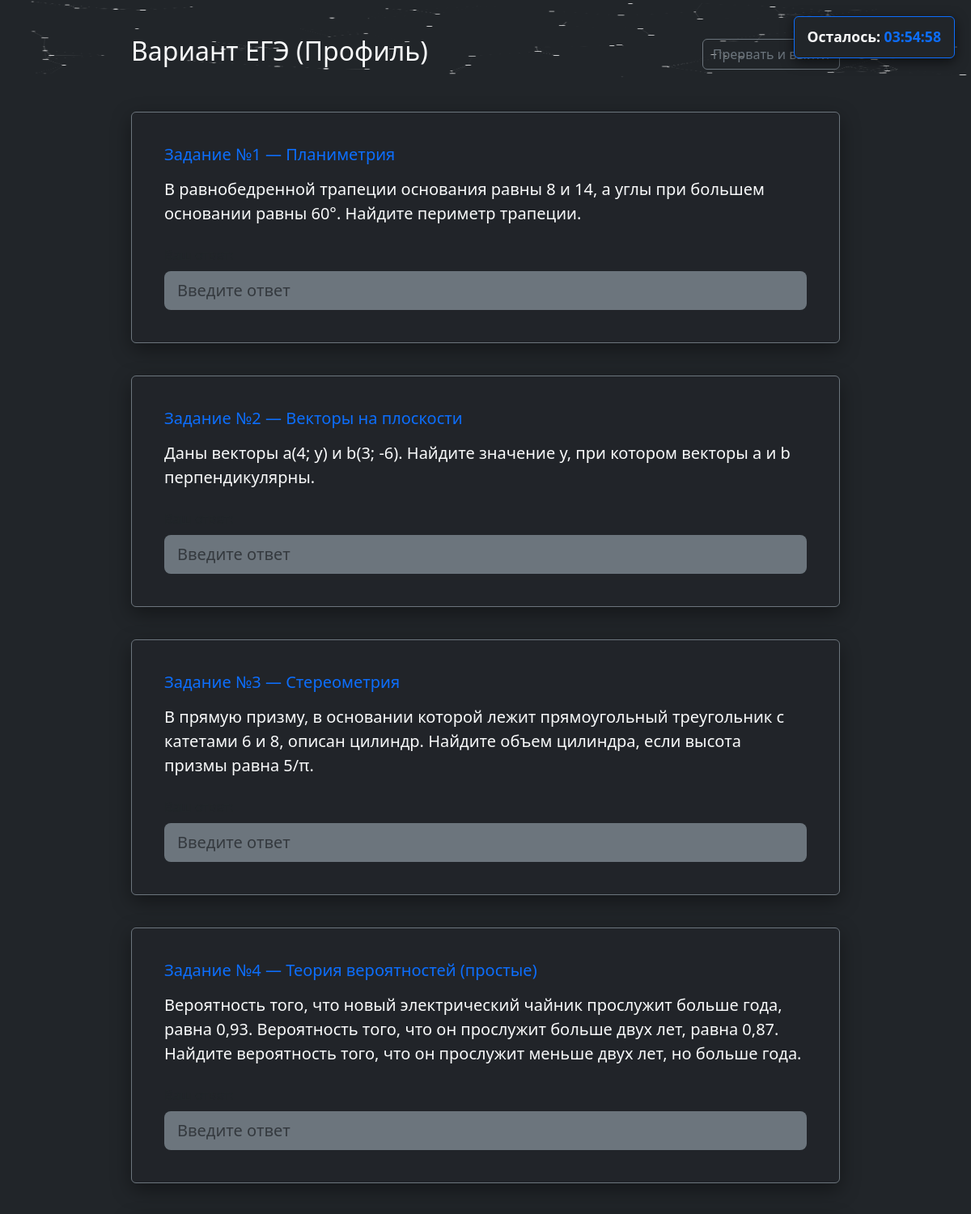
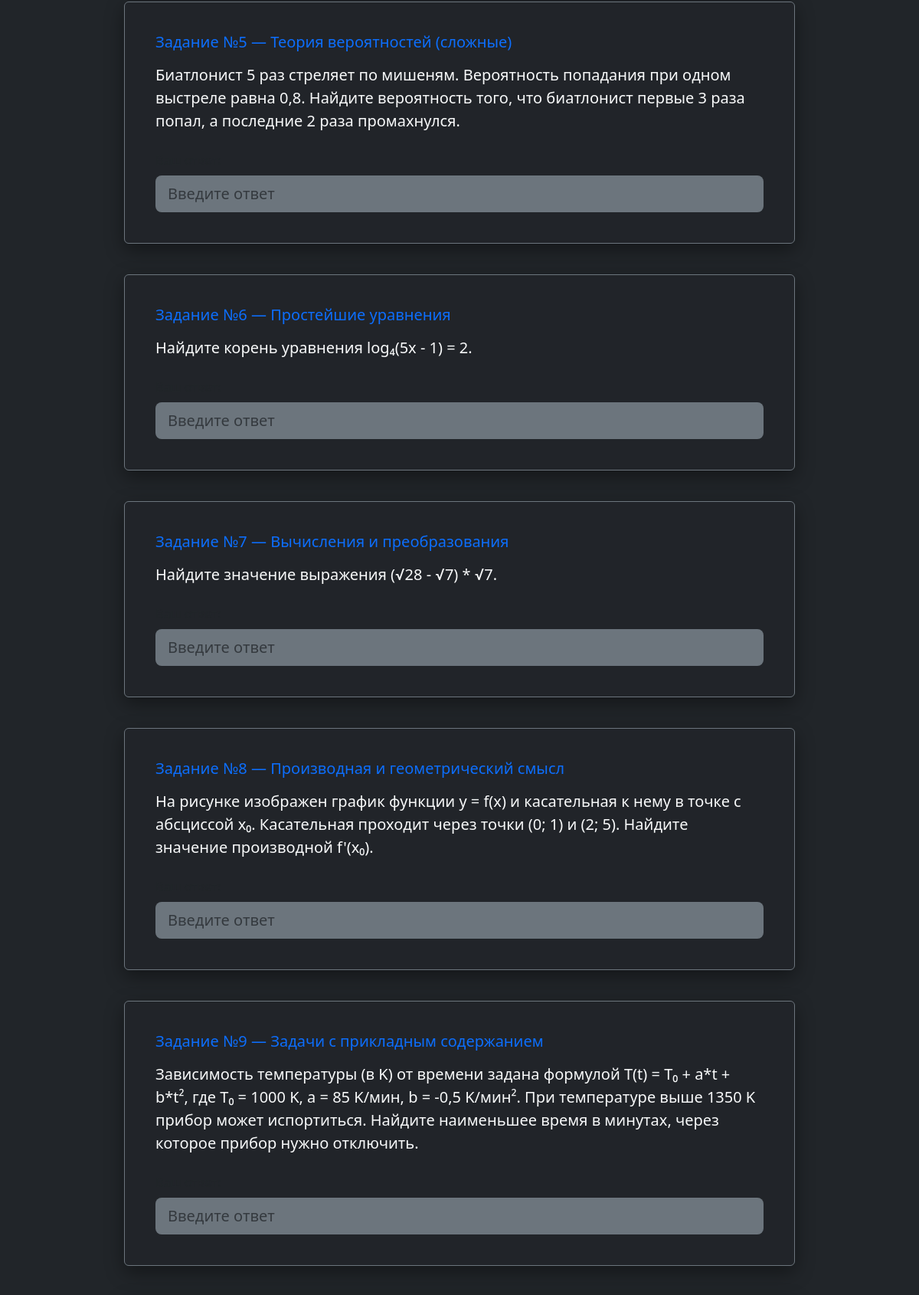
Page /generate (upper part) on the committed database (2 pictures, top to bottom).
### tables this page shows
CREATE TABLE tasks (
            id INTEGER PRIMARY KEY AUTOINCREMENT,
            task_number INTEGER NOT NULL,
            topic TEXT NOT NULL,
            text TEXT NOT NULL,
            answer TEXT NOT NULL,
            explanation TEXT,
            part INTEGER NOT NULL,
            image_url TEXT
        );

### app.py (the view, shortened to what this page needs)
@app.route('/generate', methods=['GET', 'POST'])
def generate():
    mode = request.form.get('mode', 'full') if request.method == 'POST' else request.args.get('mode', 'full')
    conn = get_db()
    cursor = conn.cursor()
    variant_tasks = []
    if mode == 'part1':
        for num in range(1, 13):  # Задания 1–12
            cursor.execute('''
                SELECT * FROM tasks
                WHERE task_number = ? AND part = 1
                ORDER BY RANDOM() LIMIT 1
            ''', (num,))
            row = cursor.fetchone()
            if row:
                variant_tasks.append(dict(row))
    elif mode == 'full':
        for num in range(1, 20):  # Задания 1–19
            part = 1 if num <= 12 else 2
            cursor.execute('''
                SELECT * FROM tasks
                WHERE task_number = ? AND part = ?
                ORDER BY RANDOM() LIMIT 1
            ''', (num, part))
            row = cursor.fetchone()
            if row:
                variant_tasks.append(dict(row))
    for task in variant_tasks:
        if task.get('image_url'):
            abs_img = os.path.join(BASE_DIR, task['image_url'].lstrip('/'))
            if not os.path.exists(abs_img):
                task['image_url'] = None
    conn.close()
    return render_template('exam.html', tasks=variant_tasks, mode=mode)

### app.py (called while the page is built)
def get_db():
    conn = sqlite3.connect('math_ege.db', timeout=10)
    conn.row_factory = sqlite3.Row
    return conn

### templates/exam.html (shortened to what this page needs)
<!DOCTYPE html>
<html lang="ru">
<head>
    <link href="https://cdn.jsdelivr.net/npm/bootstrap@5.3.0/dist/css/bootstrap.min.css" rel="stylesheet">
</head>
<body class="bg-dark text-light min-vh-100 p-4 position-relative">
    <div class="badge bg-dark border border-primary text-light p-3 timer-badge" id="timerBox">
        Осталось: <span id="timer" class="text-primary fw-bold">00:00:00</span>
    </div>
    <div class="container" style="max-width: 900px; padding-top: 20px;">
        <div class="d-flex justify-content-between align-items-center mb-5">
            <h2>Вариант ЕГЭ (Профиль)</h2>
            <a href="/" class="btn btn-outline-secondary">Прервать и выйти</a>
        </div>
        <form method="POST" action="/check" id="examForm">
            {% for task in tasks %}
            <div class="card text-light border-secondary p-4 task-card">
                <div class="card-body">
                    <h5 class="card-title text-primary mb-3">Задание №{{ loop.index }} — {{ task.topic }}</h5>
                    <p class="card-text fs-5" style="white-space: pre-line;">{{ task.text }}</p>
                    <div class="mt-4">
                        <label class="form-label text-muted">Ваш ответ:</label>
                        <input type="text" name="answer_{{ task.id }}" class="form-control form-control-lg bg-secondary text-light border-0" placeholder="Введите ответ">
                    </div>
                </div>
            </div>
            {% endfor %}
        </form>
    </div>
</body>
</html>

### templates/exam.html (style rules this page uses)
.task-card { margin-bottom: 2.5rem !important; box-shadow: 0 8px 24px rgba(0, 0, 0, 0.4); background-color: rgba(33, 37, 41, 0.88) !important; backdrop-filter: blur(4px); }
.timer-badge { position: fixed; top: 20px; right: 20px; z-index: 1000; font-size: 1.1rem; box-shadow: 0 4px 15px rgba(0, 0, 0, 0.6); backdrop-filter: blur(6px); }

### rows in the picture
tasks: topic "Планиметрия", text "В равнобедренной трапеции основания равны 8 и 14, а углы при большем основании равны 60°. Найдите периметр трапеции."
tasks: topic "Векторы на плоскости", text "Даны векторы a(4; y) и b(3; -6). Найдите значение y, при котором векторы a и b перпендикулярны."
tasks: topic "Стереометрия", text "В прямую призму, в основании которой лежит прямоугольный треугольник с катетами 6 и 8, описан цилиндр. Найдите объем цилиндра, если высота призмы равна 5/π."
tasks: topic "Теория вероятностей (простые)", text "Вероятность того, что новый электрический чайник прослужит больше года, равна 0,93. Вероятность того, что он прослужит больше двух лет, равна 0,87. Найдите вероятность того, что он прослужит меньше двух лет, но больше года."
tasks: topic "Теория вероятностей (сложные)", text "Биатлонист 5 раз стреляет по мишеням. Вероятность попадания при одном выстреле равна 0,8. Найдите вероятность того, что биатлонист первые 3 раза попал, а последние 2 раза промахнулся."
tasks: topic "Простейшие уравнения", text "Найдите корень уравнения log₄(5x - 1) = 2."
tasks: topic "Вычисления и преобразования", text "Найдите значение выражения (√28 - √7) * √7."
tasks: topic "Производная и геометрический смысл", text "На рисунке изображен график функции y = f(x) и касательная к нему в точке с абсциссой x₀. Касательная проходит через точки (0; 1) и (2; 5). Найдите значение производной f'(x₀)."
tasks: topic "Задачи с прикладным содержанием", text "Зависимость температуры (в K) от времени задана формулой T(t) = T₀ + a*t + b*t², где T₀ = 1000 K, a = 85 K/мин, b = -0,5 K/мин². При температуре выше 1350 K прибор может испортиться. Найдите наименьшее время в минутах, через которое прибор нужно отключить."
